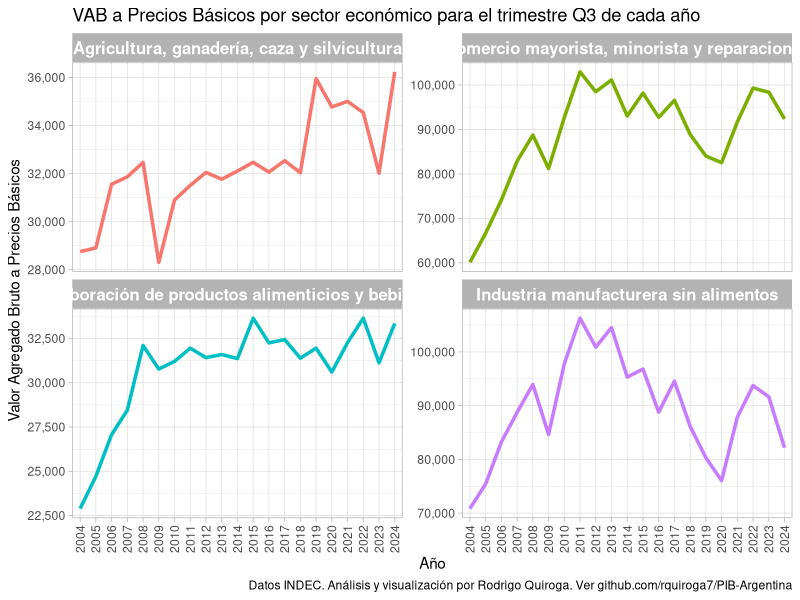
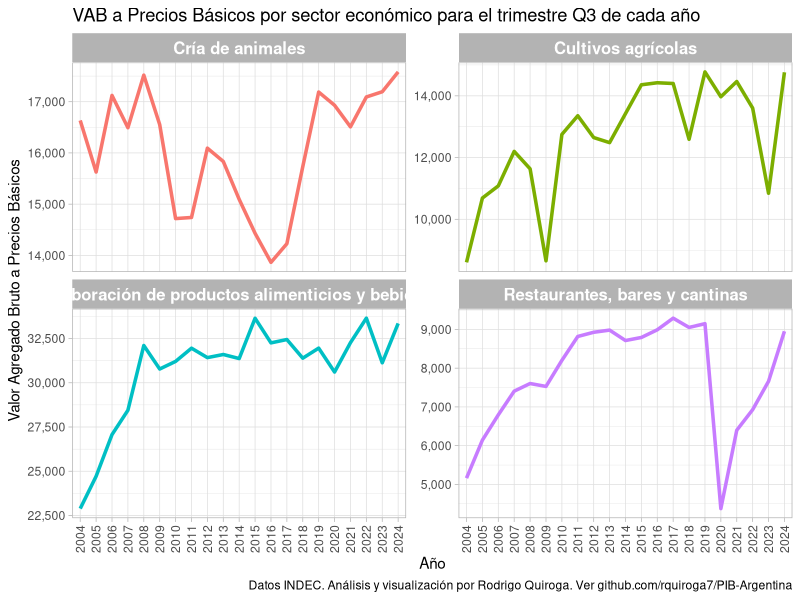
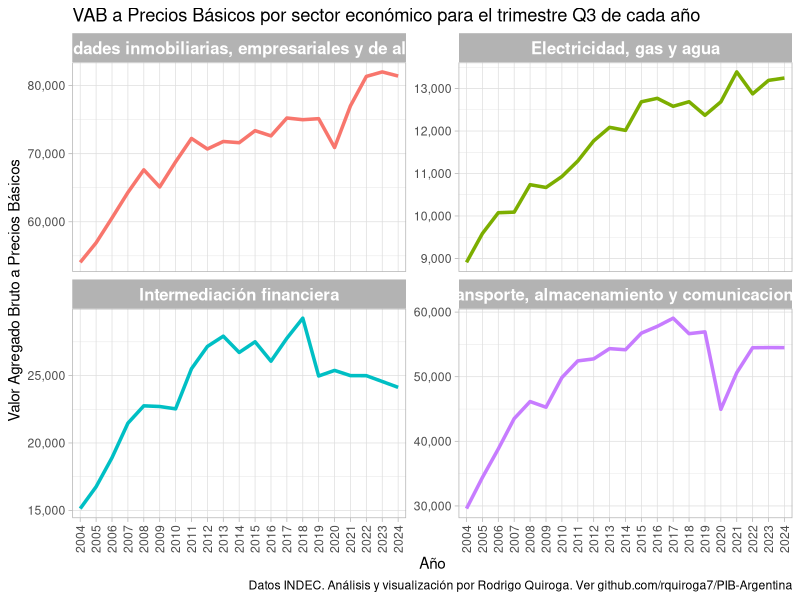
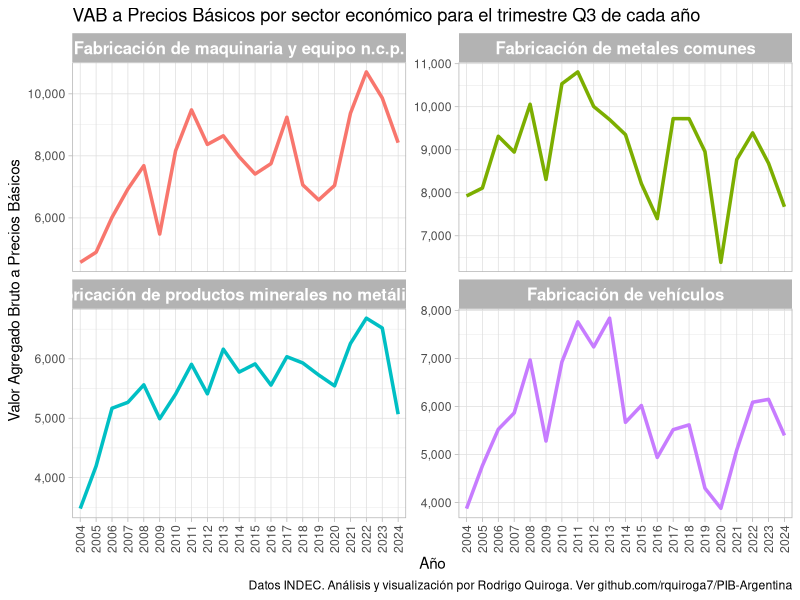
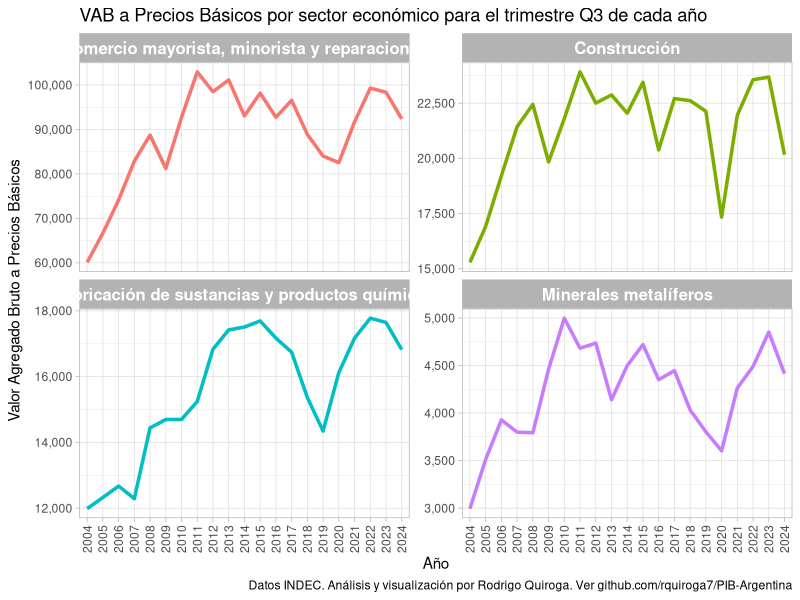
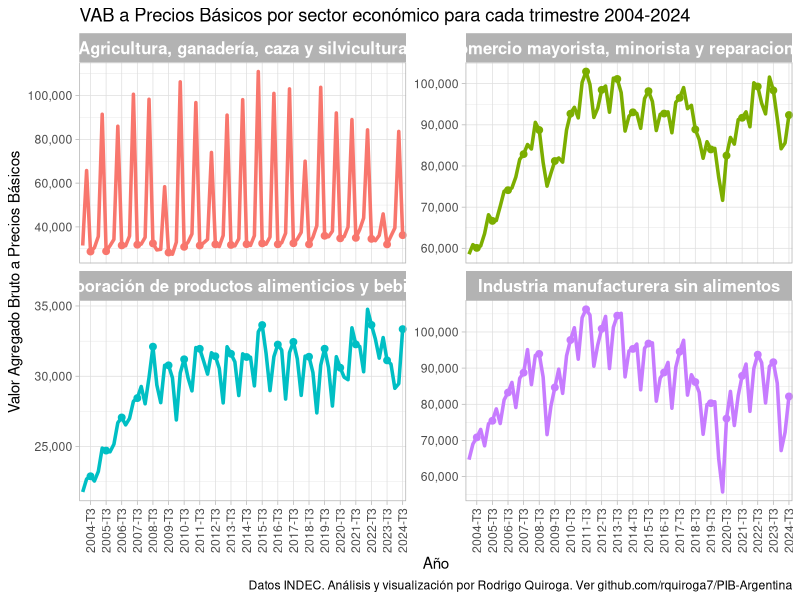
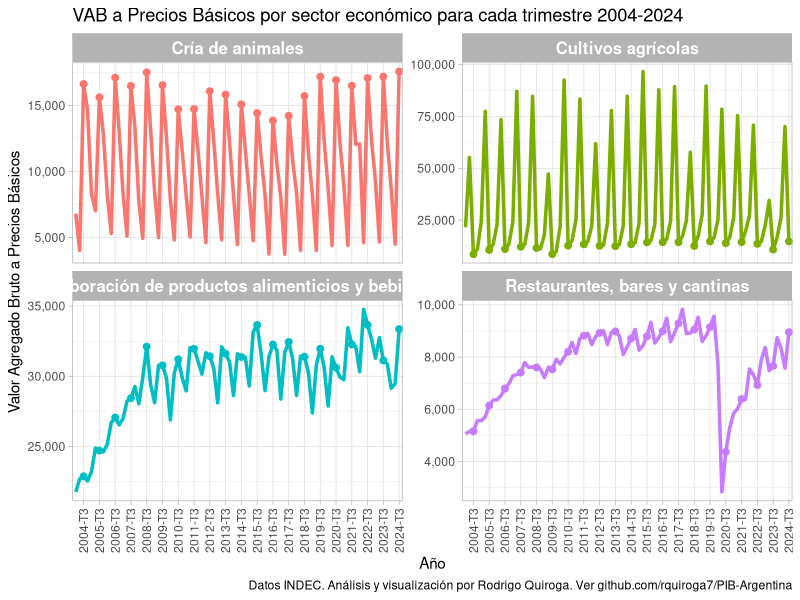
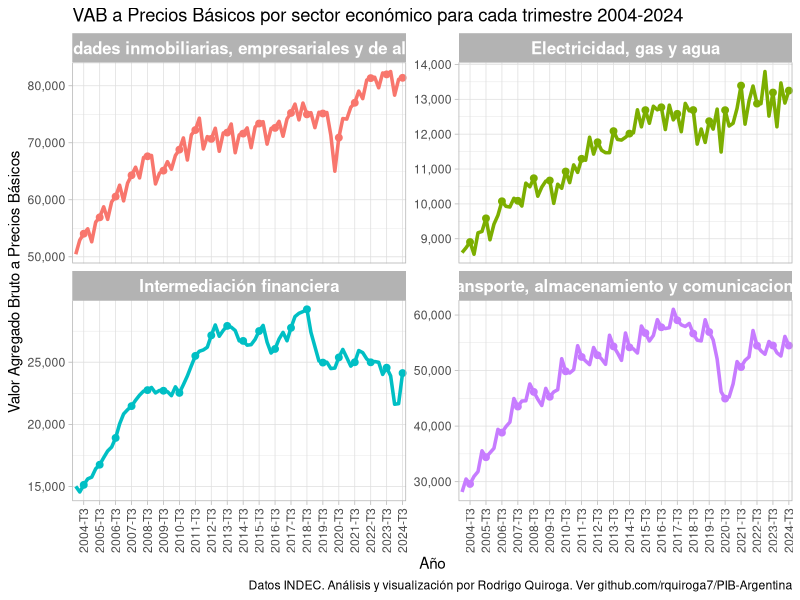

Write the R code that produced these figures, in order.
# Cargar las bibliotecas necesarias
library(tidyverse)
library(scales)
library(ggplot2)
library(zoo)

# Leer el archivo CSV
data <- read_csv("sh_VBP_VAB_12_24.csv",col_names = FALSE, skip=2)

# Identificar las columnas a mantener: columna 1 y aquellas que no son múltiplos de 6 o 6 + 1
columns_to_keep <- c(1, which(!(seq_along(data) %% 6 %in% c(0, 1))))

# Subconjunto de datos para mantener solo las columnas identificadas
data <- data[, columns_to_keep]

# Eliminar las filas 1 y 3
data <- data[-c(1,3),]
# Reemplazar valores NA con ""
data[is.na(data)] <- ""

# Nuevo dataframe combinando datos con años y trimestres
# Reemplazar la fila 2 con la fila de años, comenzando en 2004, repitiendo 4 veces cada uno, excepto para 2024
years <- c("",rep(2004:2023, each = 4),2024,2024,2024)
quarters<-c("",rep(c("Q1","Q2","Q3","Q4"),times=20),c("Q1","Q2","Q3"))
data2 <- data.frame(rbind(years,quarters,data))

# Extraer información de años y trimestres
years2 <- as.vector(data2[1, -1])
quarters2 <- as.vector(data2[2, -1])

# Extraer información de nombres
names <- as.vector(data2[-c(1, 2), 1])

# Pivotar a formato largo
data_long <- data2[-c(1, 2), ] %>%
  pivot_longer(cols = -X1, names_to = "column", values_to = "value") %>%
  mutate(year = as.numeric(rep(years2, times = length(names))),
         quarter = rep(quarters2, times = length(names)),
         name = rep(names, each = length(years2))) %>%
  select(year, quarter, name, value)
data_long <- data_long %>%
  mutate(year = as.numeric(year),
         value = as.numeric(value))

# Crear nueva variable de nombre "Industria manufacturera sin alimentos", restando "Elaboración de productos alimenticios y bebidas" de "Industria manufacturera"
data_long <- data_long %>%
  group_by(year, quarter) %>%
  mutate(value = if_else(name == "Industria manufacturera", 
                         value - sum(value[name == "Elaboración de productos alimenticios y bebidas"], na.rm = TRUE), 
                         value),
         name = if_else(name == "Industria manufacturera", "Industria manufacturera sin alimentos", name)) %>%
  ungroup()

# Acortar algunos nombres usando case_when
data_long <- data_long %>%
  mutate(name = case_when(
    name == "Fabricación de vehículos automotores, remolques y semirremolques" ~ "Fabricación de vehículos",
    name == "Extracción de minerales metalíferos. Explotación de minas y canteras n.c.p." ~ "Minerales metalíferos",
    TRUE ~ name))

# Definir la función de trazado
plot_evolution <- function(data, names, filename,quarters) {
  data %>%
    filter(name %in% names) %>%
    filter(quarter %in% quarters) %>%
    ggplot(aes(x = year, y = value, color = name)) +
    geom_line(size=1.2) +
    ylab("Valor Agregado Bruto a Precios Básicos") +
    xlab("Año") +
    ggtitle(paste0("VAB a Precios Básicos por sector económico para el trimestre ",quarters," de cada año")) +
    facet_wrap(~name, scales = "free_y", ncol = 2) +
    theme_light() +
    scale_y_continuous(labels = comma) +
    scale_x_continuous(expand = c(0, 0.5), minor_breaks = NULL,breaks=seq(2004,2024,1)) +
    theme(axis.text.x = element_text(angle = 90, hjust = 1, vjust = 0.5),
          legend.position = "none",
          strip.text = element_text(size = 12, face = "bold"))+
    labs(caption = "Datos INDEC. Análisis y visualización por Rodrigo Quiroga. Ver github.com/rquiroga7/PIB-Argentina")
    ggsave(paste0(filename,"_",quarters,".png"), dpi = 300)
}

# Crear los gráficos
for (quarter in c("Q3")) {
  plot_evolution(data_long, c("Agricultura, ganadería, caza y silvicultura", "Elaboración de productos alimenticios y bebidas", "Industria manufacturera sin alimentos", "Comercio mayorista, minorista y reparaciones"), "grandes", quarter)
  
  # suben
  plot_evolution(data_long, c("Cultivos agrícolas", "Elaboración de productos alimenticios y bebidas", "Restaurantes, bares y cantinas", "Cría de animales"), "suben", quarter)
  
  # iguales
  plot_evolution(data_long, c("Electricidad, gas y agua", "Transporte, almacenamiento y comunicaciones", "Intermediación financiera", "Actividades inmobiliarias, empresariales y de alquiler"), "iguales", quarter)
  
  # bajan1
  plot_evolution(data_long, c("Fabricación de productos minerales no metálicos", "Fabricación de metales comunes", "Fabricación de maquinaria y equipo n.c.p.", "Fabricación de vehículos"), "bajan1", quarter)
  
  # bajan2
  plot_evolution(data_long, c("Fabricación de sustancias y productos químicos", "Construcción", "Comercio mayorista, minorista y reparaciones", "Minerales metalíferos"), "bajan2", quarter)
}

data_long2 <- data_long %>%
    mutate(fecha = as.yearqtr(paste0(year, quarter)))


plot_evolutionall <- function(data, names, filename) {
  data %>%
    filter(name %in% names) %>%
    ggplot(aes(x = fecha, y = value, color = name)) +
    geom_line(size=1.2) +
    ylab("Valor Agregado Bruto a Precios Básicos") +
    xlab("Año") +
    ggtitle(paste0("VAB a Precios Básicos por sector económico para cada trimestre 2004-2024")) +
    facet_wrap(~name, scales = "free_y", ncol = 2) +
    theme_light() +
    # Etiquetar cada tercer trimestre con un punto
    geom_point(data = data %>%  filter(name %in% names) %>% filter(quarter == "Q3"), aes(x = fecha, y = value,color=name), size = 2) +
    scale_y_continuous(labels = comma) +
    zoo::scale_x_yearqtr(format = '%Y-T%q',expand = c(0, 0.22), minor_breaks = NULL, breaks = seq(2004.50, 2024.50, 1)) +
    theme(axis.text.x = element_text(angle = 90, hjust = 1, vjust = 0.5),
          legend.position = "none",
          strip.text = element_text(size = 12, face = "bold"))+
    labs(caption = "Datos INDEC. Análisis y visualización por Rodrigo Quiroga. Ver github.com/rquiroga7/PIB-Argentina")
    ggsave(paste0(filename,".png"), dpi = 300)
}

plot_evolutionall(data_long2, c("Agricultura, ganadería, caza y silvicultura", "Elaboración de productos alimenticios y bebidas", "Industria manufacturera sin alimentos", "Comercio mayorista, minorista y reparaciones"), "grandes")
plot_evolutionall(data_long2, c("Cultivos agrícolas", "Elaboración de productos alimenticios y bebidas", "Restaurantes, bares y cantinas", "Cría de animales"), "suben")
plot_evolutionall(data_long2, c("Electricidad, gas y agua", "Transporte, almacenamiento y comunicaciones", "Intermediación financiera", "Actividades inmobiliarias, empresariales y de alquiler"), "iguales")
plot_evolutionall(data_long2, c("Fabricación de productos minerales no metálicos", "Fabricación de metales comunes", "Fabricación de maquinaria y equipo n.c.p.", "Fabricación de vehículos"), "bajan1")
plot_evolutionall(data_long2, c("Fabricación de sustancias y productos químicos", "Construcción", "Comercio mayorista, minorista y reparaciones", "Minerales metalíferos"), "bajan2")